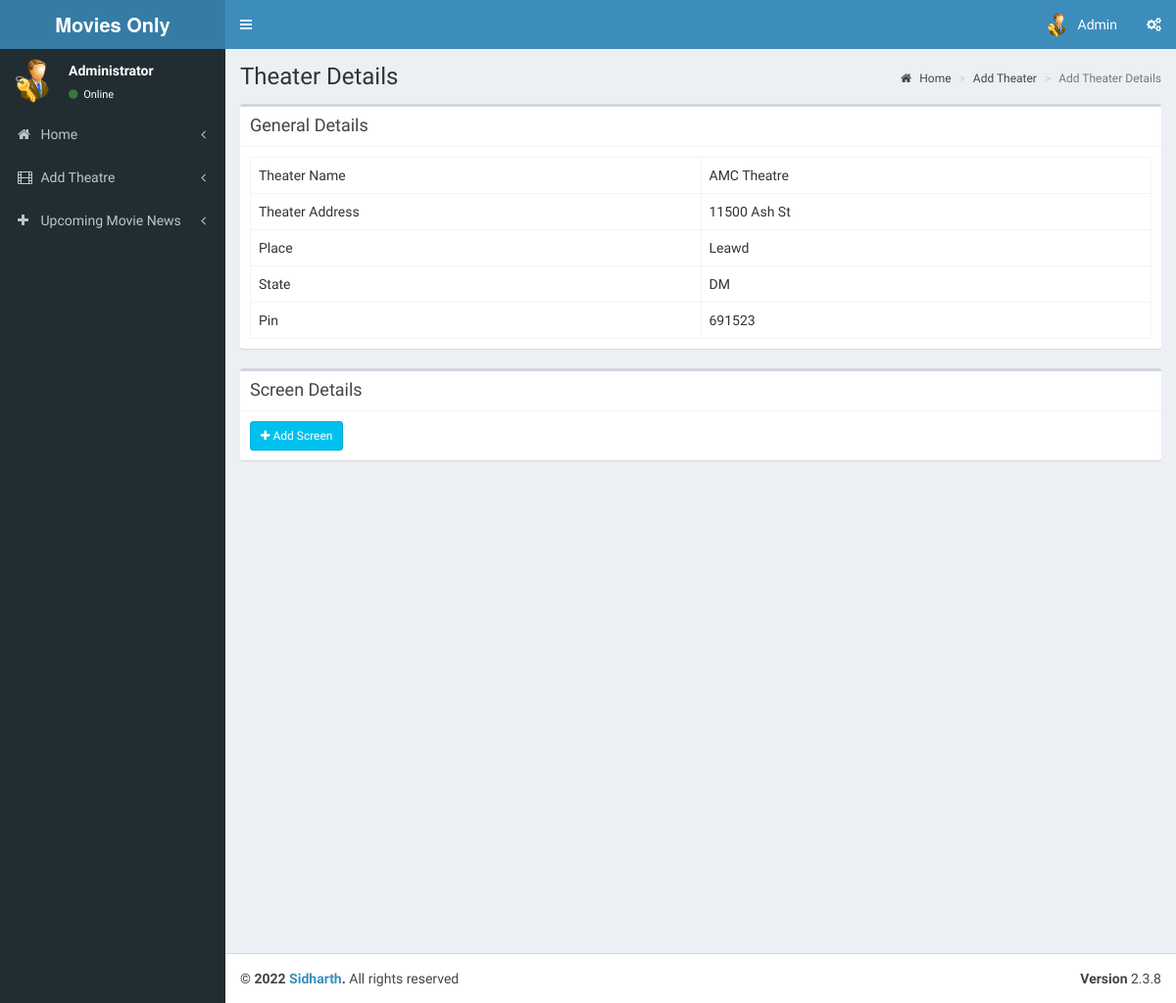
Page /admin/pages/add_theatre_2.php?id=1 (signed in) on the earlier database version.
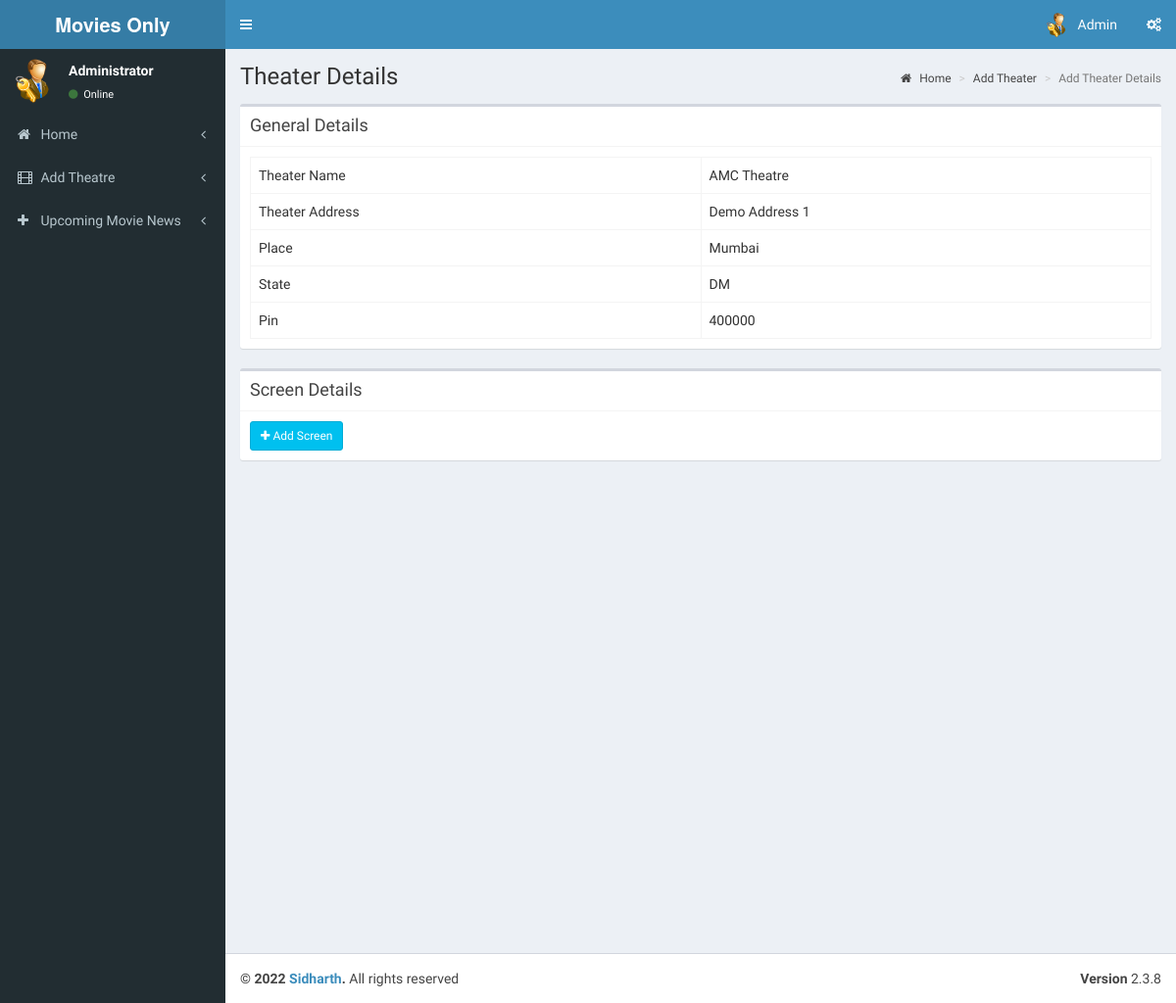
Same page on the later database version.
### tables this page shows
CREATE TABLE `tbl_theatre` (
  `id` int(11) NOT NULL,
  `name` varchar(100) NOT NULL,
  `address` varchar(100) NOT NULL,
  `place` varchar(100) NOT NULL,
  `state` varchar(50) NOT NULL,
  `pin` int(11) NOT NULL
);

### admin/pages/add_theatre_2.php (the view, shortened to what this page needs)
<?php
include('header.php');
?>
  <div class="content-wrapper">
    <section class="content-header">
      <h1>
        Theater Details
      </h1>
      <ol class="breadcrumb">
        <li><a href="index.php"><i class="fa fa-home"></i> Home</a></li>
        <li><a href="add_theater.php">Add Theater</a></li>
        <li class="active">Add Theater Details</li>
      </ol>
    </section>
    <section class="content">
      <div class="box">
         <div class="box-header with-border">
              <h3 class="box-title">General Details</h3>
            </div>
        <div class="box-body">
          <?php
            $th=mysqli_query($con,"select * from tbl_theatre where id='".$_GET['id']."'");
            $theatre=mysqli_fetch_array($th);
          ?>
            <table class="table table-bordered table-hover">
                <tr>
                    <td class="col-md-6">Theater Name</td>
                    <td  class="col-md-6"><?php echo $theatre['name'];?></td>
                </tr>
                <tr>
                    <td>Theater Address</td>
                    <td><?php echo $theatre['address'];?></td>
                </tr>
                <tr>
                    <td>Place</td>
                    <td><?php echo $theatre['place'];?></td>
                </tr>
                <tr>
                    <td>State</td>
                    <td><?php echo $theatre['state'];?></td>
                </tr>
                <tr>
                    <td>Pin</td>
                    <td><?php echo $theatre['pin'];?></td>
                </tr>
            </table>
        </div>
      </div>
         <div class="box">
         <div class="box-header with-border">
              <h3 class="box-title">Screen Details</h3>
            </div>
        <div class="box-body" id="screendtls">
          <?php
            $sr=mysqli_query($con,"select * from tbl_screens where t_id='".$_GET['id']."'");
            if(mysqli_num_rows($sr))
            {
          ?>
            <table class="table table-bordered table-hover">
              <th class="col-md-1">Slno</th>
              <th class="col-md-3">Screen Name</th>
              <th class="col-md-1">Seats</th>
              <th class="col-md-1">Charge</th>
              <th class="col-md-3">Show Time</th>
              <th class="text-right col-md-3"><button data-toggle="modal" data-target="#view-modal" id="getUser" class="btn btn-sm btn-info"><i class="fa fa-plus"></i> Add Screen</button></th>
                <?php
                $sl=1;
                while($screen=mysqli_fetch_array($sr))
                {
                  ?>
                  <tr>
                    <td><?php echo $sl;?></td>
                    <td><?php echo $screen['screen_name'];?></td>
                    <td><?php echo $screen['seats'];?></td>
                    <td><?php echo $screen['charge'];?></td>
                    <?php
                      $st=mysqli_query($con,"select * from tbl_show_time where screen_id='".$screen['screen_id']."'");
                    ?>
                    <td><?php if(mysqli_num_rows($st)) { while($stm=mysqli_fetch_array($st))
                    { echo date('h:i a',strtotime($stm['start_time']))." ,";}}
                    else
                    {echo "No Show Time Added";}
                    ?></td>
                    <td class="text-right"><button data-toggle="modal" data-id="<?php echo $screen['screen_id'];?>" data-target="#view-modal2" id="getUser2" class="btn btn-sm btn-warning"><i class="fa fa-plus"></i> Add Show Times</button></td>
                  </tr>
                  <?php
                  $sl++;
                }
                ?>
            </table>
            <?php
            }
            else
            {
              ?>
              <button data-toggle="modal" data-target="#view-modal" id="getUser" class="btn btn-sm btn-info"><i class="fa fa-plus"></i> Add Screen</button>
              <?php
            }
            ?>
        </div>
      </div>
    </section>
  </div>
  <?php
include('footer.php');
?>

Differences in the rows shown:
changed tbl_theatre "AMC Theatre": address "11500 Ash St" → "Demo Address 1"; place "Leawd" → "Mumbai"; pin "691523" → "400000"
